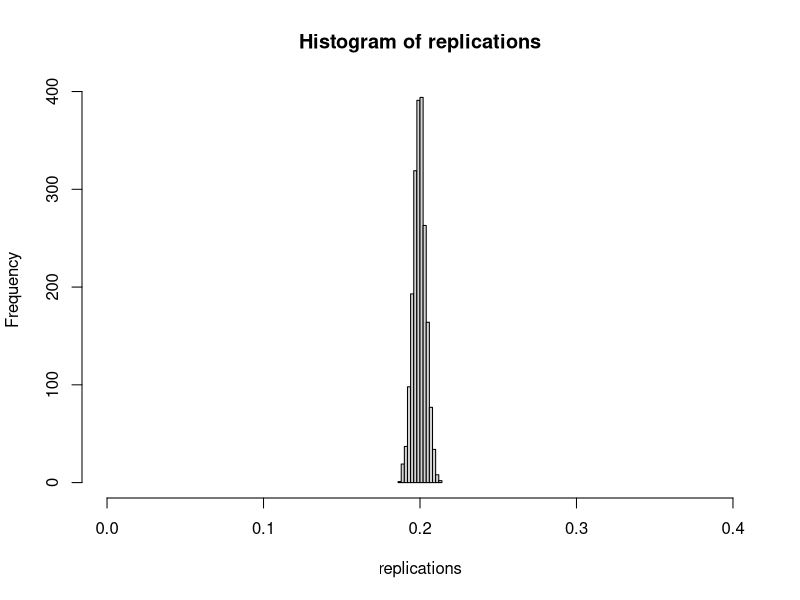
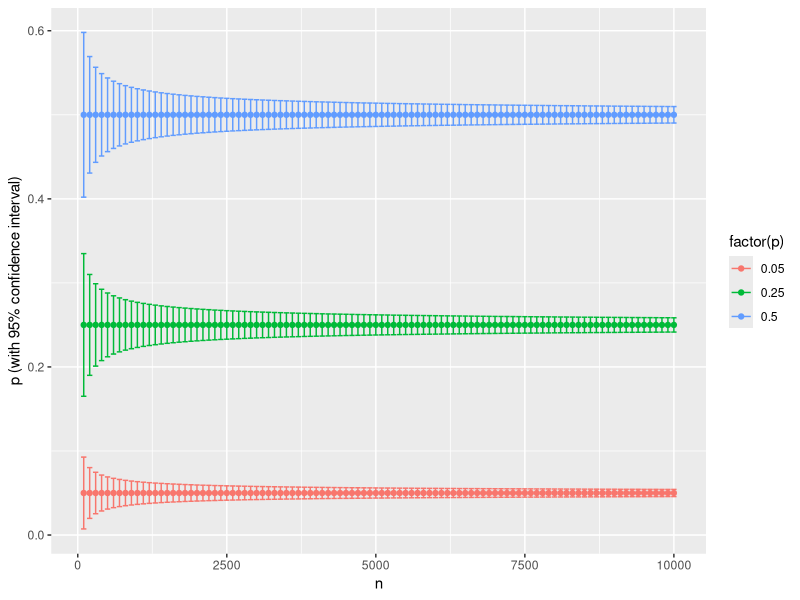
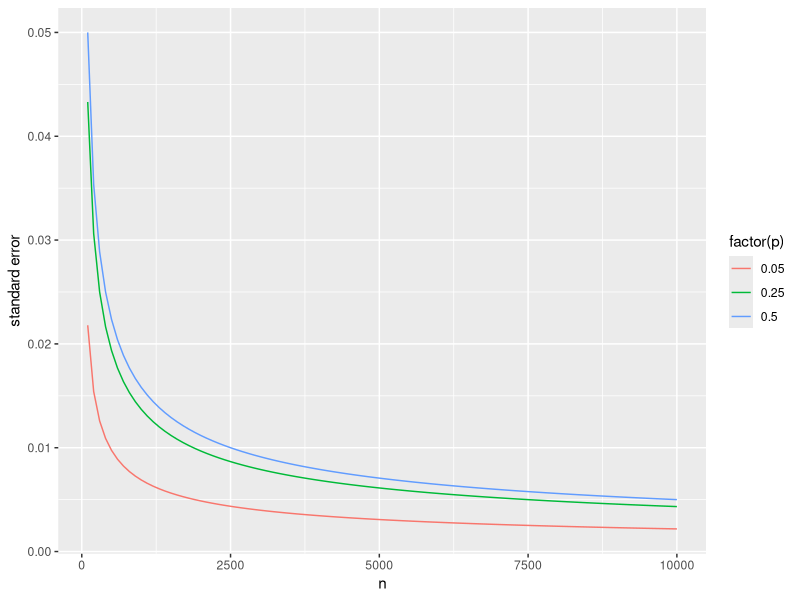
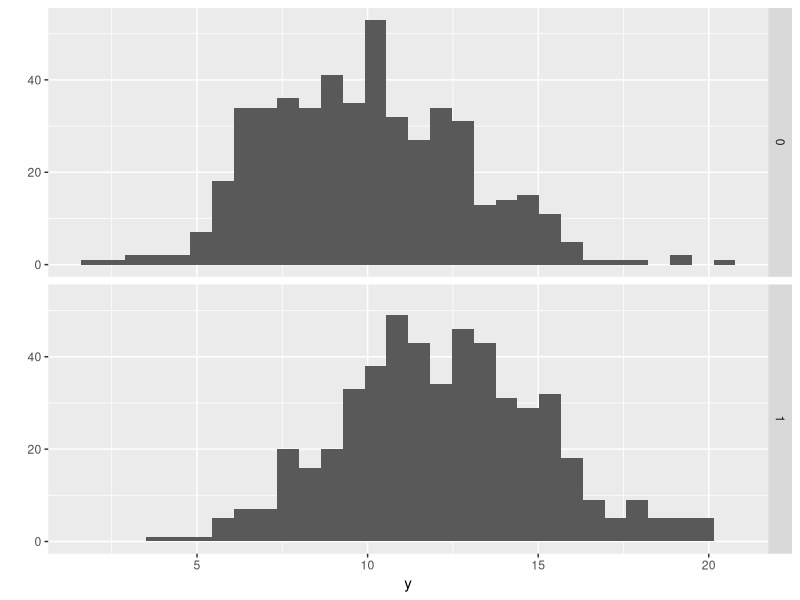
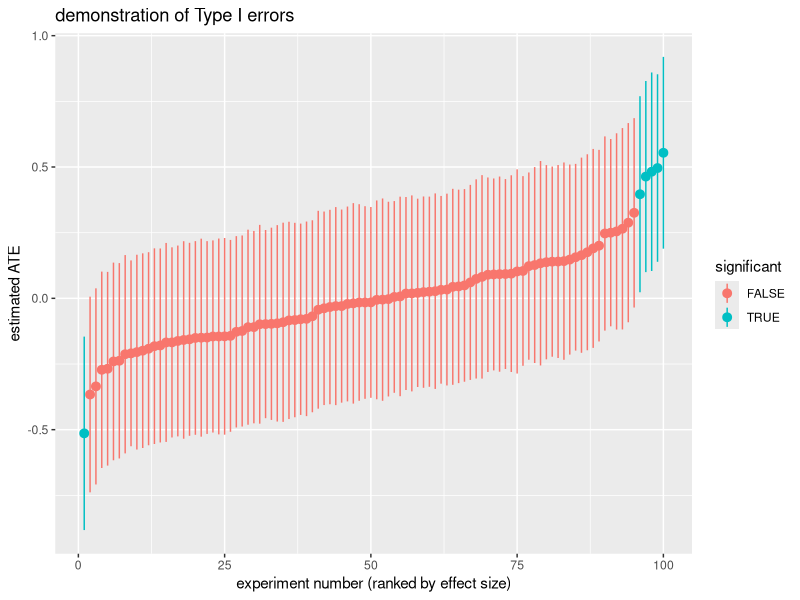
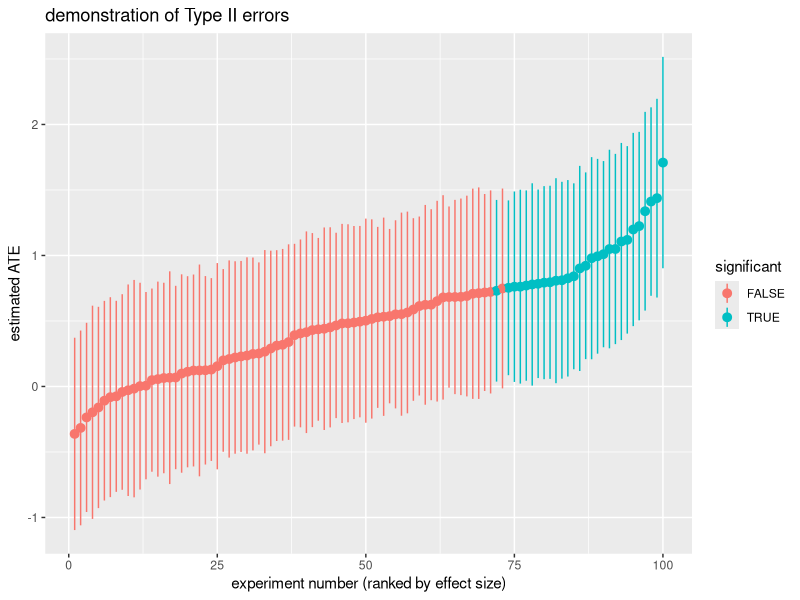
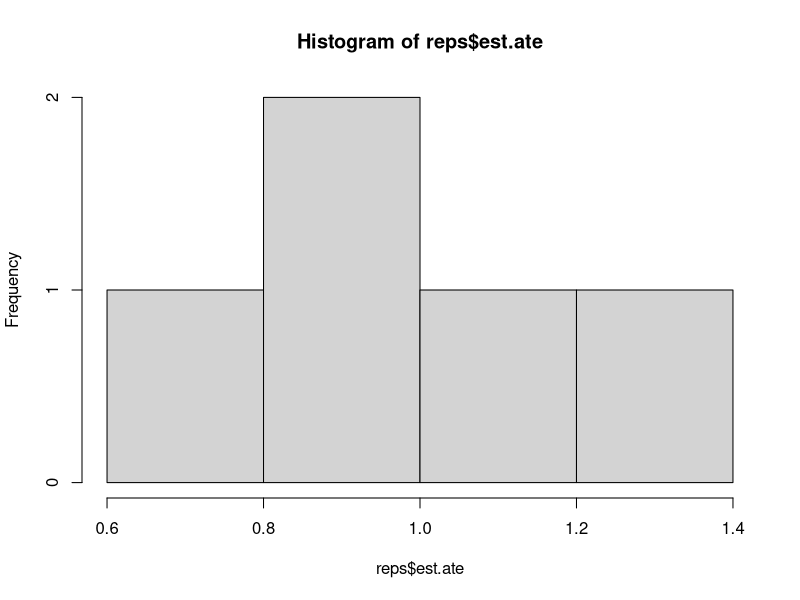

Recreate these plots in R, in order.
# Last updated May 29 2014, 11:09pm PST.

# First time users: install packages by uncommenting the following line.
#install.packages('plyr', 'dplyr', 'ggplot2', 'foreach', 'lmtest', 'sandwich', 'Hmisc', 'data.table')

library('plyr')
library('dplyr')
library('ggplot2')
library('foreach')
library('lmtest')
library('sandwich')
library('Hmisc')
library('data.table')

options(digits=3)

#######################################################
##### Sampling distributions and standard errors ######
#######################################################

# In an experiment we're interested in the difference of two averages.
# Our certainty about the value of an average depends on the number of
# samples we have. Before we dive into the variation we see in the
# difference of two means, let's look at the variance of a single variable.

# Consider the mean of a bernoulli random variable, where we flip a coin
# that lands on 1 with probability p, and 0 with probability (1-p).

# We flip a coin N times, observe the average number of times it lands on 1,
# and take measurements of this mean num.replications times.
N <- 1e4
p <- 0.2
num.replications <- 2000
replications <- replicate(num.replications, mean(rbinom(N, 1, p)))
# replications <- rbinom(N, num.replications, p)/num.replications  # equivalently?


#### Sampling distributions and standard errors

# Here is the variability in the estimates.
# This is called the sampling distribution.
hist(replications, xlim=c(0,0.4))

# It converges to p.
est.p <- mean(replications)

# The standard error is the standard deviation of the sampling distribution.
# 95% of our estimates of p fall within this range:
quantile(replications, c(0.025, 0.975))

# Alternatively, we can use the standard deviation.
se = sd(replications)
se
c(est.p - 1.96*se, est.p + 1.96*se)

# For large sample sizes, we can approximate this using the following,
# without explicitly constructing the sampling distribution.
p.single.trial = mean(rbinom(N, 1, p))
se = sqrt(p.single.trial*(1-p.single.trial)/N)        # normal approximation
se
c(p.single.trial - 1.96*se, p.single.trial + 1.96*se) # norm approx 95% CI

# This is equivalent to what comes out of a linear regression.
d <- data.frame(y=rbinom(N, 1, p))
coeftest(lm(y ~ 1, data=d))


#### Standard errors and N.

# let's construct the confidence intervals for p for a few values of p, N
d <- expand.grid(p=c(0.05, 0.25, 0.5), n=seq(100, 1e4, 100))
d <- mutate(d, se=sqrt(p*(1-p)/n))
qplot(n, p, data=d, color=factor(p), ylab='p (with 95% confidence interval)') + geom_errorbar(aes(ymin=p-1.96*se, ymax=p+1.96*se))

# you can see that the standard error rapidly diminishes with N.
# (sqrt(1/n), in particular).
qplot(n, se, data=d, color=factor(p), geom='line', ylab='standard error')


## Exercise 1: Do the same thing with a normal distribution
## Exercise 2: Do the same thing with a skewed distribution, like the lognorm
##             (you can generate a log-norm with rlnorm().
##             Do you notice any difference between how big your N has to be
##             in order for the 


##################################################################
##### Confidence intervals for an average treatment effect #######
##################################################################

# Let's consider an experiment an experiment with a binary treatment, D.

N <- 1e3
ate <- 2.0
my.experiment <- data.frame(y0=rnorm(N, mean=10, sd=3), D=rbinom(N, 1, 0.5))
my.experiment <- mutate(my.experiment, y1=y0+ate, y=D*y1 + (1-D)*y0)
qplot(y, geom='histogram', data=my.experiment, facets=D~.)

# We can compute the difference in means
treated.subjects <- subset(my.experiment, D==1)
control.subjects <- subset(my.experiment, D==0)
mean(treated.subjects$y) - mean(control.subjects$y)

# ??????????????? Compute CIs via t.test
## @sjt Doesn't seem to work, what am I doing wrong?
t.test(treated.subjects, control.subjects)

# or via linear regression: should probably use HC errors
m <- lm(y ~ D, data=my.experiment)
summary(m)
# take the SE for D, multiply by 1.96, e.g.,
est.ate <- coeftest(m)['D', 'Estimate']
est.se <- coeftest(m)['D', 'Std. Error']

c(est.ate-1.96*est.se, est.ate+1.96*est.se)


# Here is a function that returns confidence intervals for a binary
# treatment D.

get.ci <- function(experiment) {
  t <- coeftest(lm(y ~ D, data=experiment))
  est.ate <- t['D', 'Estimate']
  est.se <- t['D', 'Std. Error']
  p.value <- t['D', 'Pr(>|t|)']
  return(list(est.ate=est.ate, est.se=est.se, p.value=p.value))
}

get.ci(my.experiment)

# The above is just one way of obtaining confidence intervals, and it
# should work well for reasonably large N for any type of data.


#################################################
##### Type I, Type II, and Type M Errors  #######
#################################################

# To investigate the variation we get when repeating a hypothetical experiment
# multiple times, we simulate. Here is one simple simulation where the potential
# outcome under the control is norm(10,3), an additive treatment effect of 'ate'.
# Subjects are assigned to the treatment condition (D) with equal probability.
# The function finally returns a dataframe with a row for each subject, her
# potential outcomes, treatment status, and observed outcome.

run.trial <- function(n, ate) {
  my.experiment <- data.frame(
    y0=rnorm(n, mean=10, sd=3))
  mutate(my.experiment,
    y1=y0 + ate,
    D=rbinom(n, 1, 0.5),
    y=D*y1 + (1-D)*y0)
}

run.trial(n=8, ate=5)

# This function runs an experiment multiple times (num.replications),
# and generates a dataframe containing estimates of the treatment effects and
# standard errors for each experiment, sorted by the size of the effect.
replicate.experiment <- function(sim.func, params, num.replications=100) {
  # Note: you can parallelize this process below by using %dopar% if
  # you have the 'doMC' package installed.
  exps <- foreach(replication=1:num.replications, .combine=rbind) %do% {
  	as.data.frame(get.ci(do.call(sim.func, params)))
  }
  exps <- exps[order(exps$est.ate),]
  exps <- mutate(exps,
    rank=1:nrow(exps),
    significant=sign(est.ate-1.96*est.se)==sign(est.ate+1.96*est.se)
  )
  exps
}

#####
# Type I error: detecting a "statistically significant" effect when
# there is no effect.

# run 100 trials of an experiment with no ATE
null.experiments <- replicate.experiment(
  run.trial, list(n=1e3, ate=0.0), num.replications=100)

# plot the results of the experiments, rank-ordered by effect size, along
# with their confidence intervals. Experiments that are "significant" have
# confidence intervals that do not cross zero and are highlighted in blue.
qplot(rank, est.ate, data=null.experiments, color=significant,
  xlab='experiment number (ranked by effect size)', ylab='estimated ATE',
  main='demonstration of Type I errors') +
  geom_pointrange(aes(ymin=est.ate-1.96*est.se, ymax=est.ate+1.96*est.se)) +
  geom_point()

# This is the Type I error rate, and it is 0.05 because we use an
# appropriate method for computing confidence intervals.
mean(null.experiments$significant)

# exercise: use R to show that the above is not significantly different than 0.05

### Type II errors

# this experiment has a true effect of +0.5 (out of an average, 10)
sad.experiments <- replicate.experiment(run.trial, list(n=250, ate=0.5),
  num.replications=100)

# plot the results of the experiments, rank-ordered by effect size, along
# with their confidence intervals. Experiments that are "significant" have
# confidence intervals that do not cross zero and are highlighted in blue.
qplot(rank, est.ate, data=sad.experiments, color=significant,
  xlab='experiment number (ranked by effect size)', ylab='estimated ATE',
  main='demonstration of Type II errors') +
  geom_pointrange(aes(ymin=est.ate-1.96*est.se, ymax=est.ate+1.96*est.se)) +
  geom_point()

# Fraction of experiments that are statistically significant.
# This is called the statistical power of the experiment.
mean(sad.experiments$significant)

### Type M errors

# when experiments are underpowered, only reporting on significant experiments
# can massively overstate effects.
with(subset(sad.experiments, significant==TRUE), mean(est.ate))



###################################
##### Power analysis           ####
###################################

# In earlier slides we came up with a few expressions for the standard error
# Let's consider that again.

run.trial2 <- function(n, ate, prop.treated=0.5, y.sd=3) {
  my.experiment <- data.frame(
    y0=rnorm(n, mean=10, sd=y.sd))
  mutate(my.experiment,
    y1=y0 + ate,
    D=rbinom(n, 1, prop.treated),
    y=D*y1 + (1-D)*y0)
}

reps <- replicate.experiment(run.trial2,
  list(n=1e3, ate=1, prop.treated=0.5, y.sd=3),
  num.replications=5)
reps


hist(reps$est.ate)

exps <- foreach(p=seq(0.01, 0.2, 0.1), .combine=rbind) %dopar% {
  varying.prop = list(n=1e3, ate=1, prop.treated=p, y.sd=3)
  replications <- replicate.experiment(
    sim.func=run.trial2,
    params=varying.prop,
    num.replications=250)
  data.frame(
    prop.treated=p,
    sim.se=sd(replications$est.ate),
    sim.ate=mean(replications$est.ate),
    mean.est.se=mean(replications$est.se))
}
